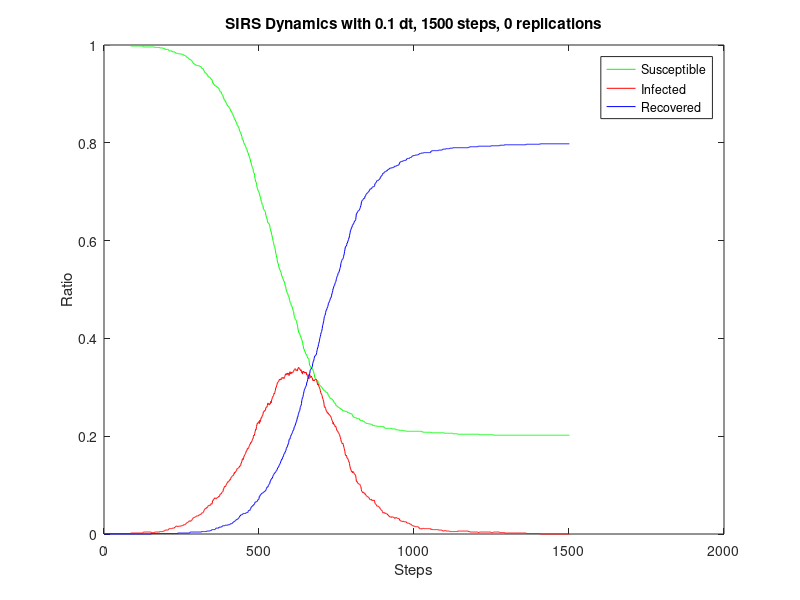

This chart was generated by the following MATLAB code:
steps = 1500;
dt = 0.1;
replications = 0;
dynamics = [
0.999,0.001,0.000;
0.999,0.001,0.000;
0.999,0.001,0.000;
0.999,0.001,0.000;
0.999,0.001,0.000;
0.999,0.001,0.000;
0.999,0.001,0.000;
0.999,0.001,0.000;
0.999,0.001,0.000;
0.999,0.001,0.000;
0.999,0.001,0.000;
0.999,0.001,0.000;
0.999,0.001,0.000;
0.999,0.001,0.000;
0.999,0.001,0.000;
0.999,0.001,0.000;
0.999,0.001,0.000;
0.999,0.001,0.000;
0.999,0.001,0.000;
0.999,0.001,0.000;
0.999,0.001,0.000;
0.999,0.001,0.000;
0.999,0.001,0.000;
0.999,0.001,0.000;
0.999,0.001,0.000;
0.999,0.001,0.000;
0.999,0.001,0.000;
0.999,0.001,0.000;
0.999,0.001,0.000;
0.999,0.001,0.000;
0.999,0.001,0.000;
0.999,0.001,0.000;
0.999,0.001,0.000;
0.999,0.001,0.000;
0.999,0.001,0.000;
0.999,0.001,0.000;
0.999,0.001,0.000;
0.999,0.001,0.000;
0.999,0.001,0.000;
0.999,0.001,0.000;
0.999,0.001,0.000;
0.999,0.001,0.000;
0.999,0.001,0.000;
0.999,0.001,0.000;
0.999,0.001,0.000;
0.999,0.001,0.000;
0.999,0.001,0.000;
0.999,0.001,0.000;
0.999,0.001,0.000;
0.999,0.001,0.000;
0.999,0.001,0.000;
0.999,0.001,0.000;
0.999,0.001,0.000;
0.999,0.001,0.000;
0.999,0.001,0.000;
0.999,0.001,0.000;
0.999,0.001,0.000;
0.999,0.001,0.000;
0.999,0.001,0.000;
0.999,0.001,0.000;
0.999,0.001,0.000;
0.999,0.001,0.000;
0.999,0.001,0.000;
0.999,0.001,0.000;
0.999,0.001,0.000;
0.999,0.001,0.000;
0.999,0.001,0.000;
0.999,0.001,0.000;
0.999,0.001,0.000;
0.999,0.001,0.000;
0.999,0.001,0.000;
0.999,0.001,0.000;
0.999,0.001,0.000;
0.999,0.001,0.000;
0.999,0.001,0.000;
0.999,0.001,0.000;
0.999,0.001,0.000;
0.999,0.001,0.000;
0.999,0.001,0.000;
0.999,0.001,0.000;
0.999,0.001,0.000;
0.999,0.001,0.000;
0.999,0.001,0.000;
0.999,0.001,0.000;
0.999,0.001,0.000;
0.999,0.001,0.000;
0.998,0.002,0.000;
0.998,0.002,0.000;
0.998,0.002,0.000;
0.998,0.002,0.000;
0.998,0.002,0.000;
0.998,0.002,0.000;
0.998,0.002,0.000;
0.998,0.002,0.000;
0.998,0.002,0.000;
0.998,0.002,0.000;
0.998,0.002,0.000;
0.998,0.002,0.000;
0.998,0.002,0.000;
0.998,0.002,0.000;
0.998,0.002,0.000;
0.998,0.002,0.000;
0.998,0.002,0.000;
0.998,0.002,0.000;
0.998,0.002,0.000;
0.998,0.002,0.000;
0.998,0.002,0.000;
0.998,0.002,0.000;
0.998,0.002,0.000;
0.998,0.002,0.000;
0.998,0.002,0.000;
0.998,0.002,0.000;
0.998,0.002,0.000;
0.998,0.002,0.000;
0.998,0.002,0.000;
0.998,0.002,0.000;
0.998,0.002,0.000;
0.998,0.002,0.000;
0.998,0.002,0.000;
0.998,0.002,0.000;
0.998,0.002,0.000;
0.998,0.002,0.000;
0.998,0.002,0.000;
0.998,0.002,0.000;
0.998,0.002,0.000;
0.997,0.003,0.000;
0.996,0.004,0.000;
0.996,0.004,0.000;
0.996,0.004,0.000;
0.996,0.004,0.000;
0.996,0.004,0.000;
0.996,0.004,0.000;
0.996,0.004,0.000;
0.996,0.004,0.000;
0.996,0.004,0.000;
0.996,0.004,0.000;
0.996,0.004,0.000;
0.996,0.004,0.000;
0.996,0.004,0.000;
0.996,0.004,0.000;
0.996,0.004,0.000;
0.996,0.004,0.000;
0.996,0.004,0.000;
0.996,0.004,0.000;
0.996,0.004,0.000;
0.996,0.004,0.000;
0.996,0.004,0.000;
0.996,0.004,0.000;
0.996,0.004,0.000;
0.996,0.004,0.000;
0.996,0.004,0.000;
0.996,0.004,0.000;
0.996,0.003,0.001;
0.996,0.003,0.001;
0.996,0.003,0.001;
0.996,0.003,0.001;
0.996,0.003,0.001;
0.996,0.003,0.001;
0.996,0.003,0.001;
0.996,0.003,0.001;
0.996,0.003,0.001;
0.996,0.003,0.001;
0.996,0.003,0.001;
0.995,0.004,0.001;
0.995,0.004,0.001;
0.995,0.004,0.001;
0.995,0.004,0.001;
0.995,0.004,0.001;
0.995,0.004,0.001;
0.995,0.004,0.001;
0.995,0.004,0.001;
0.995,0.004,0.001;
0.995,0.004,0.001;
0.995,0.004,0.001;
0.995,0.004,0.001;
0.995,0.004,0.001;
0.995,0.004,0.001;
0.995,0.004,0.001;
0.995,0.004,0.001;
0.994,0.005,0.001;
0.994,0.005,0.001;
0.994,0.005,0.001;
0.994,0.005,0.001;
0.994,0.005,0.001;
0.994,0.005,0.001;
0.994,0.005,0.001;
0.994,0.005,0.001;
0.994,0.005,0.001;
0.994,0.005,0.001;
0.994,0.005,0.001;
0.993,0.006,0.001;
0.993,0.006,0.001;
0.993,0.006,0.001;
0.993,0.006,0.001;
0.993,0.006,0.001;
0.992,0.007,0.001;
0.991,0.008,0.001;
0.991,0.008,0.001;
0.991,0.008,0.001;
0.991,0.008,0.001;
0.991,0.008,0.001;
0.991,0.008,0.001;
0.991,0.008,0.001;
0.991,0.008,0.001;
0.991,0.008,0.001;
0.991,0.008,0.001;
0.991,0.008,0.001;
0.990,0.009,0.001;
0.989,0.010,0.001;
0.988,0.011,0.001;
0.988,0.011,0.001;
0.988,0.011,0.001;
0.988,0.011,0.001;
0.988,0.011,0.001;
0.988,0.011,0.001;
0.988,0.011,0.001;
0.988,0.011,0.001;
0.988,0.011,0.001;
0.988,0.011,0.001;
0.986,0.012,0.001;
0.986,0.012,0.001;
0.986,0.012,0.001;
0.986,0.012,0.001;
0.986,0.012,0.001;
0.986,0.012,0.001;
0.986,0.012,0.001;
0.986,0.012,0.001;
0.985,0.014,0.001;
0.985,0.014,0.001;
0.985,0.014,0.001;
0.984,0.015,0.001;
0.983,0.016,0.001;
0.983,0.016,0.001;
0.983,0.016,0.001;
0.983,0.016,0.001;
0.983,0.016,0.001;
0.983,0.016,0.001;
0.983,0.015,0.002;
0.983,0.015,0.002;
0.982,0.016,0.002;
0.982,0.016,0.002;
0.982,0.016,0.002;
0.982,0.016,0.002;
0.982,0.016,0.002;
0.982,0.016,0.002;
0.982,0.016,0.002;
0.982,0.016,0.002;
0.982,0.016,0.002;
0.981,0.017,0.002;
0.981,0.017,0.002;
0.981,0.017,0.002;
0.981,0.017,0.002;
0.981,0.017,0.002;
0.981,0.017,0.002;
0.980,0.018,0.002;
0.980,0.018,0.002;
0.979,0.019,0.002;
0.979,0.019,0.002;
0.979,0.019,0.002;
0.979,0.019,0.002;
0.979,0.019,0.002;
0.978,0.020,0.002;
0.978,0.020,0.002;
0.977,0.021,0.002;
0.977,0.021,0.002;
0.976,0.022,0.002;
0.975,0.023,0.002;
0.975,0.023,0.002;
0.975,0.023,0.002;
0.974,0.024,0.002;
0.974,0.024,0.002;
0.973,0.025,0.002;
0.973,0.025,0.002;
0.972,0.026,0.002;
0.971,0.027,0.002;
0.971,0.027,0.002;
0.970,0.027,0.003;
0.970,0.026,0.004;
0.970,0.026,0.004;
0.970,0.026,0.004;
0.969,0.027,0.004;
0.968,0.028,0.004;
0.968,0.028,0.004;
0.967,0.029,0.004;
0.966,0.030,0.004;
0.965,0.031,0.004;
0.963,0.033,0.004;
0.963,0.033,0.004;
0.963,0.033,0.004;
0.961,0.034,0.004;
0.961,0.034,0.004;
0.961,0.034,0.004;
0.961,0.034,0.004;
0.960,0.035,0.004;
0.960,0.035,0.004;
0.960,0.035,0.004;
0.959,0.036,0.004;
0.958,0.037,0.004;
0.958,0.037,0.004;
0.958,0.037,0.004;
0.958,0.037,0.004;
0.958,0.037,0.004;
0.958,0.037,0.004;
0.958,0.037,0.004;
0.958,0.037,0.004;
0.957,0.039,0.004;
0.957,0.039,0.004;
0.957,0.039,0.004;
0.957,0.039,0.004;
0.956,0.040,0.004;
0.956,0.040,0.004;
0.956,0.040,0.004;
0.956,0.040,0.004;
0.954,0.042,0.004;
0.952,0.043,0.005;
0.952,0.043,0.005;
0.952,0.043,0.005;
0.952,0.043,0.005;
0.952,0.043,0.005;
0.951,0.044,0.005;
0.949,0.046,0.005;
0.948,0.047,0.005;
0.947,0.048,0.005;
0.945,0.050,0.005;
0.944,0.051,0.005;
0.944,0.051,0.005;
0.943,0.052,0.005;
0.943,0.052,0.005;
0.943,0.052,0.005;
0.941,0.054,0.005;
0.941,0.053,0.006;
0.941,0.053,0.006;
0.939,0.055,0.006;
0.939,0.055,0.006;
0.938,0.056,0.006;
0.935,0.058,0.006;
0.935,0.058,0.006;
0.935,0.058,0.006;
0.934,0.059,0.006;
0.934,0.059,0.006;
0.934,0.059,0.006;
0.934,0.058,0.007;
0.933,0.059,0.007;
0.932,0.060,0.007;
0.930,0.062,0.007;
0.930,0.062,0.007;
0.930,0.061,0.008;
0.929,0.061,0.009;
0.928,0.062,0.009;
0.923,0.068,0.009;
0.923,0.068,0.009;
0.923,0.068,0.009;
0.920,0.071,0.009;
0.920,0.071,0.009;
0.919,0.072,0.009;
0.919,0.072,0.009;
0.917,0.074,0.009;
0.917,0.074,0.009;
0.917,0.073,0.010;
0.916,0.073,0.011;
0.916,0.072,0.012;
0.916,0.072,0.012;
0.915,0.073,0.012;
0.914,0.074,0.012;
0.914,0.074,0.012;
0.914,0.074,0.012;
0.913,0.075,0.012;
0.913,0.075,0.012;
0.912,0.076,0.012;
0.911,0.077,0.012;
0.911,0.076,0.014;
0.909,0.077,0.014;
0.907,0.079,0.014;
0.906,0.080,0.014;
0.904,0.082,0.014;
0.904,0.082,0.014;
0.904,0.082,0.014;
0.904,0.082,0.014;
0.901,0.084,0.015;
0.900,0.085,0.015;
0.899,0.086,0.015;
0.898,0.086,0.016;
0.897,0.086,0.017;
0.896,0.087,0.017;
0.892,0.092,0.017;
0.892,0.092,0.017;
0.890,0.094,0.017;
0.888,0.096,0.017;
0.888,0.096,0.017;
0.886,0.098,0.017;
0.886,0.097,0.018;
0.886,0.097,0.018;
0.883,0.099,0.018;
0.882,0.100,0.018;
0.880,0.102,0.018;
0.879,0.103,0.018;
0.878,0.104,0.018;
0.877,0.105,0.018;
0.875,0.107,0.018;
0.875,0.106,0.019;
0.875,0.106,0.019;
0.874,0.107,0.019;
0.873,0.108,0.019;
0.872,0.109,0.019;
0.870,0.111,0.019;
0.870,0.110,0.020;
0.869,0.111,0.020;
0.868,0.111,0.021;
0.865,0.114,0.021;
0.864,0.116,0.021;
0.864,0.116,0.021;
0.863,0.117,0.021;
0.861,0.118,0.022;
0.860,0.119,0.022;
0.858,0.119,0.023;
0.857,0.120,0.023;
0.856,0.120,0.024;
0.855,0.120,0.025;
0.852,0.123,0.025;
0.850,0.125,0.025;
0.850,0.124,0.026;
0.847,0.127,0.026;
0.847,0.126,0.027;
0.847,0.126,0.027;
0.844,0.128,0.028;
0.842,0.129,0.029;
0.842,0.129,0.029;
0.840,0.130,0.030;
0.837,0.133,0.030;
0.836,0.134,0.030;
0.836,0.134,0.030;
0.835,0.134,0.031;
0.832,0.135,0.032;
0.832,0.135,0.032;
0.830,0.136,0.033;
0.829,0.136,0.034;
0.825,0.139,0.035;
0.824,0.138,0.037;
0.822,0.140,0.037;
0.822,0.140,0.037;
0.821,0.140,0.039;
0.817,0.145,0.039;
0.817,0.145,0.039;
0.814,0.148,0.039;
0.813,0.148,0.040;
0.807,0.153,0.040;
0.806,0.154,0.040;
0.806,0.153,0.041;
0.806,0.152,0.042;
0.802,0.156,0.042;
0.801,0.157,0.042;
0.798,0.160,0.042;
0.798,0.160,0.042;
0.796,0.162,0.042;
0.795,0.163,0.042;
0.794,0.164,0.042;
0.792,0.165,0.043;
0.790,0.168,0.043;
0.788,0.170,0.043;
0.788,0.170,0.043;
0.787,0.170,0.044;
0.783,0.174,0.044;
0.781,0.175,0.044;
0.780,0.176,0.044;
0.779,0.175,0.046;
0.777,0.175,0.048;
0.775,0.177,0.048;
0.773,0.179,0.048;
0.771,0.181,0.048;
0.770,0.182,0.048;
0.767,0.184,0.049;
0.765,0.184,0.051;
0.761,0.187,0.052;
0.761,0.186,0.053;
0.758,0.187,0.055;
0.755,0.188,0.056;
0.753,0.190,0.056;
0.751,0.191,0.057;
0.749,0.194,0.057;
0.748,0.195,0.057;
0.746,0.195,0.059;
0.741,0.200,0.059;
0.739,0.202,0.059;
0.738,0.201,0.061;
0.737,0.202,0.061;
0.733,0.205,0.062;
0.727,0.208,0.065;
0.725,0.210,0.065;
0.721,0.214,0.065;
0.721,0.213,0.066;
0.719,0.215,0.066;
0.715,0.220,0.066;
0.712,0.223,0.066;
0.709,0.225,0.067;
0.706,0.227,0.068;
0.704,0.226,0.070;
0.703,0.227,0.070;
0.701,0.229,0.070;
0.700,0.229,0.071;
0.698,0.230,0.072;
0.697,0.226,0.077;
0.696,0.227,0.077;
0.690,0.233,0.077;
0.690,0.230,0.080;
0.688,0.232,0.080;
0.684,0.235,0.081;
0.681,0.238,0.081;
0.680,0.237,0.083;
0.678,0.238,0.083;
0.674,0.242,0.083;
0.673,0.242,0.084;
0.672,0.243,0.084;
0.671,0.245,0.084;
0.665,0.250,0.085;
0.664,0.250,0.086;
0.663,0.251,0.086;
0.662,0.252,0.086;
0.662,0.251,0.087;
0.660,0.253,0.087;
0.659,0.253,0.088;
0.658,0.253,0.089;
0.652,0.258,0.089;
0.650,0.259,0.091;
0.647,0.260,0.093;
0.647,0.259,0.094;
0.644,0.260,0.096;
0.641,0.263,0.096;
0.638,0.266,0.096;
0.636,0.268,0.096;
0.636,0.265,0.099;
0.635,0.265,0.100;
0.634,0.265,0.101;
0.634,0.264,0.102;
0.633,0.264,0.103;
0.629,0.267,0.104;
0.625,0.266,0.108;
0.623,0.268,0.108;
0.619,0.271,0.110;
0.619,0.268,0.112;
0.616,0.272,0.112;
0.612,0.274,0.114;
0.610,0.276,0.114;
0.607,0.279,0.114;
0.605,0.279,0.117;
0.600,0.282,0.118;
0.598,0.282,0.120;
0.596,0.283,0.121;
0.592,0.286,0.122;
0.589,0.288,0.123;
0.588,0.287,0.125;
0.586,0.289,0.125;
0.583,0.292,0.125;
0.580,0.294,0.126;
0.574,0.299,0.127;
0.572,0.300,0.128;
0.570,0.300,0.130;
0.566,0.304,0.130;
0.564,0.305,0.131;
0.559,0.309,0.132;
0.555,0.310,0.135;
0.554,0.310,0.136;
0.553,0.311,0.136;
0.550,0.312,0.137;
0.547,0.313,0.139;
0.544,0.315,0.140;
0.542,0.316,0.142;
0.542,0.315,0.143;
0.539,0.317,0.144;
0.538,0.317,0.145;
0.536,0.316,0.148;
0.535,0.315,0.150;
0.532,0.318,0.150;
0.528,0.319,0.153;
0.527,0.320,0.153;
0.527,0.320,0.153;
0.524,0.319,0.156;
0.523,0.318,0.158;
0.521,0.320,0.158;
0.519,0.320,0.160;
0.517,0.319,0.163;
0.517,0.318,0.164;
0.515,0.320,0.164;
0.513,0.322,0.165;
0.509,0.324,0.168;
0.507,0.326,0.168;
0.506,0.325,0.170;
0.502,0.328,0.171;
0.498,0.327,0.175;
0.498,0.326,0.176;
0.494,0.328,0.178;
0.493,0.329,0.178;
0.492,0.329,0.179;
0.491,0.326,0.183;
0.488,0.329,0.183;
0.486,0.328,0.186;
0.485,0.328,0.187;
0.484,0.324,0.193;
0.480,0.327,0.194;
0.478,0.329,0.194;
0.475,0.332,0.194;
0.473,0.329,0.198;
0.472,0.329,0.199;
0.471,0.327,0.202;
0.467,0.331,0.202;
0.466,0.330,0.204;
0.466,0.329,0.205;
0.464,0.330,0.206;
0.462,0.330,0.208;
0.460,0.330,0.210;
0.457,0.331,0.212;
0.455,0.333,0.212;
0.454,0.333,0.213;
0.447,0.335,0.217;
0.445,0.336,0.219;
0.443,0.337,0.220;
0.441,0.338,0.221;
0.439,0.338,0.223;
0.438,0.337,0.225;
0.438,0.335,0.227;
0.437,0.334,0.229;
0.435,0.335,0.230;
0.432,0.335,0.233;
0.429,0.336,0.235;
0.427,0.334,0.239;
0.422,0.338,0.239;
0.419,0.338,0.242;
0.415,0.340,0.245;
0.412,0.341,0.247;
0.412,0.339,0.249;
0.411,0.338,0.251;
0.411,0.337,0.252;
0.408,0.338,0.254;
0.405,0.336,0.259;
0.405,0.334,0.261;
0.403,0.335,0.262;
0.401,0.336,0.263;
0.399,0.334,0.267;
0.398,0.330,0.273;
0.394,0.331,0.275;
0.394,0.327,0.279;
0.390,0.331,0.279;
0.386,0.333,0.281;
0.384,0.331,0.285;
0.379,0.333,0.288;
0.379,0.330,0.291;
0.377,0.329,0.294;
0.374,0.331,0.296;
0.373,0.331,0.297;
0.373,0.329,0.299;
0.369,0.331,0.300;
0.368,0.330,0.302;
0.368,0.329,0.303;
0.366,0.330,0.304;
0.365,0.325,0.310;
0.364,0.326,0.310;
0.363,0.325,0.312;
0.360,0.324,0.316;
0.360,0.320,0.319;
0.359,0.320,0.320;
0.359,0.319,0.322;
0.357,0.317,0.326;
0.352,0.322,0.327;
0.345,0.327,0.328;
0.345,0.326,0.329;
0.343,0.322,0.335;
0.343,0.320,0.336;
0.341,0.322,0.337;
0.340,0.322,0.338;
0.339,0.323,0.338;
0.339,0.320,0.340;
0.338,0.320,0.341;
0.338,0.319,0.342;
0.337,0.315,0.348;
0.335,0.315,0.350;
0.334,0.313,0.353;
0.332,0.315,0.353;
0.329,0.315,0.356;
0.328,0.313,0.359;
0.323,0.315,0.362;
0.320,0.315,0.364;
0.319,0.316,0.364;
0.318,0.316,0.365;
0.317,0.316,0.366;
0.317,0.316,0.366;
0.316,0.316,0.367;
0.314,0.314,0.371;
0.314,0.311,0.375;
0.314,0.309,0.377;
0.314,0.305,0.381;
0.313,0.306,0.381;
0.309,0.307,0.384;
0.309,0.303,0.388;
0.308,0.302,0.390;
0.306,0.301,0.393;
0.305,0.300,0.395;
0.304,0.297,0.400;
0.303,0.296,0.402;
0.303,0.293,0.404;
0.303,0.289,0.408;
0.302,0.287,0.411;
0.301,0.287,0.412;
0.300,0.286,0.414;
0.300,0.283,0.417;
0.298,0.282,0.420;
0.298,0.277,0.426;
0.296,0.277,0.428;
0.296,0.275,0.430;
0.294,0.272,0.434;
0.294,0.270,0.436;
0.294,0.264,0.441;
0.294,0.260,0.445;
0.294,0.259,0.446;
0.292,0.260,0.447;
0.291,0.259,0.450;
0.290,0.257,0.453;
0.290,0.254,0.456;
0.290,0.252,0.458;
0.290,0.252,0.458;
0.290,0.249,0.461;
0.289,0.249,0.462;
0.289,0.247,0.464;
0.287,0.248,0.465;
0.284,0.248,0.468;
0.283,0.245,0.472;
0.282,0.245,0.473;
0.282,0.245,0.473;
0.281,0.243,0.476;
0.280,0.243,0.477;
0.278,0.243,0.479;
0.277,0.242,0.481;
0.277,0.240,0.483;
0.277,0.240,0.483;
0.277,0.238,0.485;
0.277,0.236,0.487;
0.276,0.233,0.491;
0.275,0.232,0.493;
0.275,0.231,0.494;
0.274,0.228,0.498;
0.274,0.225,0.502;
0.271,0.228,0.502;
0.271,0.224,0.506;
0.270,0.224,0.507;
0.268,0.224,0.508;
0.268,0.223,0.509;
0.267,0.221,0.512;
0.267,0.219,0.514;
0.265,0.220,0.515;
0.264,0.220,0.516;
0.262,0.217,0.520;
0.262,0.215,0.522;
0.262,0.212,0.525;
0.262,0.211,0.527;
0.261,0.211,0.528;
0.260,0.211,0.529;
0.259,0.208,0.533;
0.259,0.207,0.534;
0.259,0.207,0.534;
0.259,0.205,0.536;
0.258,0.204,0.538;
0.257,0.203,0.540;
0.257,0.200,0.543;
0.257,0.198,0.545;
0.257,0.197,0.546;
0.255,0.193,0.553;
0.255,0.190,0.555;
0.255,0.188,0.557;
0.254,0.187,0.559;
0.254,0.185,0.561;
0.254,0.184,0.562;
0.252,0.186,0.562;
0.252,0.185,0.563;
0.252,0.183,0.565;
0.252,0.180,0.568;
0.252,0.177,0.571;
0.252,0.175,0.573;
0.251,0.172,0.578;
0.251,0.169,0.581;
0.251,0.164,0.585;
0.251,0.161,0.588;
0.251,0.161,0.588;
0.251,0.160,0.589;
0.250,0.161,0.589;
0.250,0.158,0.592;
0.250,0.155,0.595;
0.250,0.155,0.595;
0.248,0.155,0.597;
0.248,0.153,0.599;
0.248,0.151,0.601;
0.248,0.150,0.602;
0.248,0.147,0.606;
0.248,0.147,0.606;
0.247,0.144,0.610;
0.247,0.139,0.614;
0.247,0.137,0.616;
0.246,0.133,0.621;
0.246,0.133,0.621;
0.246,0.131,0.623;
0.246,0.128,0.626;
0.246,0.127,0.627;
0.245,0.128,0.627;
0.243,0.126,0.631;
0.243,0.125,0.632;
0.240,0.128,0.632;
0.240,0.126,0.634;
0.239,0.126,0.635;
0.239,0.125,0.636;
0.239,0.124,0.637;
0.238,0.122,0.640;
0.238,0.122,0.640;
0.238,0.121,0.641;
0.238,0.121,0.641;
0.238,0.119,0.643;
0.237,0.114,0.648;
0.237,0.108,0.655;
0.237,0.108,0.655;
0.237,0.106,0.657;
0.236,0.107,0.657;
0.236,0.105,0.659;
0.236,0.104,0.660;
0.236,0.103,0.661;
0.236,0.103,0.661;
0.236,0.102,0.662;
0.236,0.102,0.662;
0.235,0.102,0.663;
0.233,0.102,0.665;
0.233,0.101,0.666;
0.233,0.099,0.668;
0.232,0.097,0.671;
0.232,0.096,0.672;
0.232,0.091,0.677;
0.232,0.088,0.680;
0.232,0.087,0.681;
0.232,0.086,0.682;
0.232,0.085,0.683;
0.231,0.086,0.683;
0.230,0.086,0.684;
0.230,0.084,0.686;
0.230,0.084,0.686;
0.230,0.084,0.686;
0.230,0.084,0.686;
0.229,0.084,0.687;
0.228,0.081,0.691;
0.227,0.082,0.691;
0.227,0.081,0.692;
0.227,0.079,0.694;
0.227,0.078,0.695;
0.226,0.078,0.696;
0.226,0.077,0.697;
0.226,0.077,0.697;
0.226,0.077,0.697;
0.226,0.076,0.698;
0.226,0.075,0.699;
0.225,0.075,0.700;
0.225,0.075,0.700;
0.225,0.073,0.702;
0.225,0.073,0.702;
0.225,0.071,0.704;
0.225,0.071,0.704;
0.225,0.070,0.706;
0.225,0.070,0.706;
0.225,0.070,0.706;
0.224,0.071,0.706;
0.224,0.071,0.706;
0.224,0.069,0.708;
0.224,0.068,0.709;
0.222,0.069,0.710;
0.222,0.069,0.710;
0.222,0.069,0.710;
0.222,0.069,0.710;
0.222,0.069,0.710;
0.222,0.068,0.711;
0.221,0.069,0.711;
0.221,0.067,0.713;
0.221,0.063,0.716;
0.221,0.062,0.717;
0.221,0.061,0.718;
0.221,0.061,0.718;
0.221,0.060,0.719;
0.221,0.059,0.720;
0.221,0.057,0.722;
0.220,0.057,0.723;
0.220,0.057,0.723;
0.220,0.057,0.723;
0.220,0.057,0.723;
0.220,0.057,0.723;
0.220,0.056,0.724;
0.220,0.055,0.725;
0.220,0.055,0.725;
0.220,0.054,0.726;
0.220,0.054,0.726;
0.220,0.051,0.729;
0.220,0.051,0.729;
0.220,0.050,0.730;
0.220,0.049,0.732;
0.220,0.049,0.732;
0.220,0.048,0.733;
0.220,0.048,0.733;
0.220,0.046,0.735;
0.220,0.045,0.736;
0.220,0.043,0.738;
0.220,0.043,0.738;
0.220,0.043,0.738;
0.219,0.044,0.738;
0.217,0.044,0.739;
0.217,0.043,0.740;
0.217,0.042,0.741;
0.217,0.042,0.741;
0.216,0.043,0.741;
0.216,0.043,0.741;
0.216,0.042,0.742;
0.216,0.041,0.743;
0.216,0.041,0.743;
0.216,0.041,0.743;
0.216,0.041,0.743;
0.216,0.039,0.745;
0.216,0.039,0.745;
0.216,0.039,0.745;
0.216,0.037,0.746;
0.216,0.037,0.746;
0.216,0.037,0.746;
0.216,0.035,0.748;
0.216,0.035,0.748;
0.216,0.035,0.748;
0.216,0.035,0.748;
0.216,0.035,0.748;
0.216,0.035,0.748;
0.216,0.034,0.749;
0.215,0.035,0.749;
0.215,0.035,0.749;
0.215,0.035,0.749;
0.215,0.035,0.749;
0.215,0.035,0.749;
0.215,0.034,0.750;
0.215,0.034,0.750;
0.215,0.034,0.750;
0.215,0.034,0.750;
0.215,0.032,0.752;
0.215,0.032,0.752;
0.215,0.032,0.752;
0.214,0.033,0.752;
0.214,0.033,0.752;
0.213,0.034,0.752;
0.213,0.033,0.753;
0.213,0.033,0.753;
0.213,0.033,0.753;
0.213,0.032,0.754;
0.213,0.032,0.754;
0.213,0.032,0.754;
0.213,0.032,0.754;
0.213,0.032,0.754;
0.213,0.031,0.755;
0.212,0.031,0.757;
0.212,0.031,0.757;
0.212,0.028,0.760;
0.212,0.028,0.760;
0.212,0.027,0.761;
0.212,0.027,0.761;
0.212,0.027,0.761;
0.212,0.026,0.762;
0.212,0.026,0.762;
0.212,0.026,0.762;
0.212,0.026,0.762;
0.212,0.026,0.762;
0.212,0.025,0.763;
0.211,0.026,0.763;
0.211,0.026,0.763;
0.211,0.026,0.763;
0.211,0.025,0.764;
0.211,0.025,0.764;
0.211,0.025,0.764;
0.211,0.025,0.764;
0.211,0.025,0.764;
0.211,0.025,0.764;
0.211,0.025,0.764;
0.210,0.025,0.765;
0.210,0.023,0.767;
0.210,0.023,0.767;
0.210,0.023,0.767;
0.210,0.022,0.768;
0.210,0.022,0.768;
0.210,0.022,0.768;
0.210,0.022,0.768;
0.210,0.022,0.768;
0.210,0.022,0.768;
0.210,0.022,0.768;
0.210,0.021,0.769;
0.210,0.020,0.770;
0.210,0.020,0.770;
0.210,0.020,0.770;
0.210,0.020,0.770;
0.210,0.020,0.770;
0.210,0.019,0.771;
0.210,0.018,0.772;
0.210,0.017,0.773;
0.210,0.017,0.773;
0.210,0.017,0.773;
0.210,0.017,0.773;
0.210,0.016,0.774;
0.210,0.016,0.774;
0.210,0.016,0.774;
0.210,0.016,0.774;
0.210,0.016,0.774;
0.210,0.016,0.774;
0.210,0.015,0.775;
0.210,0.015,0.775;
0.210,0.015,0.775;
0.210,0.015,0.775;
0.210,0.015,0.775;
0.210,0.015,0.775;
0.210,0.015,0.775;
0.210,0.015,0.775;
0.210,0.015,0.775;
0.210,0.014,0.776;
0.210,0.014,0.776;
0.210,0.014,0.776;
0.210,0.014,0.776;
0.210,0.011,0.778;
0.210,0.011,0.778;
0.210,0.011,0.778;
0.210,0.011,0.778;
0.210,0.011,0.778;
0.210,0.011,0.778;
0.210,0.010,0.779;
0.210,0.010,0.779;
0.209,0.011,0.779;
0.209,0.011,0.779;
0.209,0.011,0.779;
0.209,0.011,0.779;
0.209,0.011,0.779;
0.208,0.012,0.779;
0.208,0.012,0.779;
0.208,0.011,0.780;
0.208,0.011,0.780;
0.208,0.011,0.780;
0.208,0.011,0.780;
0.208,0.011,0.780;
0.208,0.011,0.780;
0.208,0.011,0.780;
0.208,0.011,0.780;
0.208,0.011,0.780;
0.208,0.011,0.780;
0.208,0.011,0.780;
0.208,0.011,0.780;
0.208,0.011,0.780;
0.208,0.011,0.780;
0.208,0.011,0.780;
0.208,0.011,0.780;
0.208,0.011,0.780;
0.208,0.011,0.780;
0.208,0.011,0.780;
0.208,0.011,0.780;
0.208,0.011,0.780;
0.208,0.011,0.780;
0.208,0.010,0.781;
0.208,0.009,0.783;
0.207,0.010,0.783;
0.207,0.010,0.783;
0.207,0.010,0.783;
0.207,0.009,0.784;
0.207,0.009,0.784;
0.207,0.009,0.784;
0.207,0.009,0.784;
0.207,0.009,0.784;
0.207,0.009,0.784;
0.207,0.009,0.784;
0.207,0.009,0.784;
0.207,0.009,0.784;
0.207,0.009,0.784;
0.207,0.009,0.784;
0.207,0.009,0.784;
0.207,0.009,0.784;
0.207,0.009,0.784;
0.207,0.009,0.784;
0.207,0.009,0.784;
0.207,0.009,0.784;
0.207,0.009,0.784;
0.207,0.009,0.784;
0.207,0.009,0.784;
0.207,0.008,0.785;
0.207,0.008,0.785;
0.207,0.008,0.785;
0.207,0.008,0.785;
0.207,0.008,0.785;
0.207,0.008,0.785;
0.207,0.008,0.785;
0.207,0.008,0.785;
0.207,0.008,0.785;
0.207,0.008,0.785;
0.207,0.008,0.785;
0.207,0.008,0.785;
0.207,0.007,0.786;
0.207,0.007,0.786;
0.207,0.006,0.787;
0.207,0.006,0.787;
0.207,0.006,0.787;
0.207,0.006,0.787;
0.207,0.006,0.787;
0.206,0.007,0.787;
0.206,0.007,0.787;
0.206,0.007,0.787;
0.206,0.007,0.787;
0.206,0.007,0.787;
0.206,0.006,0.788;
0.206,0.006,0.788;
0.206,0.006,0.788;
0.206,0.006,0.788;
0.206,0.006,0.788;
0.206,0.006,0.788;
0.206,0.006,0.788;
0.206,0.006,0.788;
0.206,0.006,0.788;
0.206,0.006,0.788;
0.206,0.006,0.788;
0.206,0.006,0.788;
0.206,0.006,0.788;
0.206,0.005,0.789;
0.206,0.005,0.789;
0.206,0.005,0.789;
0.206,0.005,0.789;
0.206,0.005,0.789;
0.206,0.005,0.789;
0.206,0.005,0.789;
0.206,0.005,0.789;
0.206,0.005,0.789;
0.206,0.005,0.789;
0.205,0.005,0.790;
0.205,0.005,0.790;
0.205,0.005,0.790;
0.205,0.005,0.790;
0.205,0.005,0.790;
0.205,0.005,0.790;
0.205,0.005,0.790;
0.205,0.005,0.790;
0.205,0.005,0.790;
0.205,0.005,0.790;
0.205,0.005,0.790;
0.205,0.005,0.790;
0.205,0.005,0.790;
0.205,0.005,0.790;
0.205,0.005,0.790;
0.204,0.006,0.790;
0.204,0.006,0.790;
0.204,0.006,0.790;
0.204,0.006,0.790;
0.204,0.006,0.790;
0.204,0.006,0.790;
0.204,0.006,0.790;
0.204,0.006,0.790;
0.204,0.006,0.790;
0.204,0.006,0.790;
0.204,0.006,0.790;
0.204,0.006,0.790;
0.204,0.006,0.790;
0.204,0.006,0.790;
0.204,0.006,0.790;
0.204,0.006,0.790;
0.204,0.006,0.790;
0.204,0.006,0.790;
0.204,0.006,0.790;
0.204,0.006,0.790;
0.204,0.006,0.790;
0.204,0.006,0.790;
0.204,0.006,0.790;
0.204,0.006,0.790;
0.204,0.006,0.790;
0.204,0.006,0.790;
0.204,0.006,0.790;
0.204,0.006,0.790;
0.204,0.006,0.790;
0.204,0.006,0.790;
0.204,0.006,0.790;
0.204,0.006,0.790;
0.204,0.006,0.790;
0.204,0.006,0.790;
0.204,0.006,0.790;
0.204,0.005,0.791;
0.204,0.005,0.791;
0.204,0.005,0.791;
0.204,0.005,0.791;
0.204,0.005,0.791;
0.204,0.004,0.792;
0.204,0.004,0.792;
0.204,0.004,0.792;
0.204,0.004,0.792;
0.204,0.004,0.792;
0.204,0.004,0.792;
0.204,0.004,0.792;
0.204,0.004,0.792;
0.204,0.004,0.792;
0.204,0.004,0.792;
0.204,0.004,0.792;
0.204,0.004,0.792;
0.204,0.004,0.792;
0.204,0.004,0.792;
0.204,0.004,0.792;
0.204,0.004,0.792;
0.204,0.004,0.792;
0.204,0.004,0.792;
0.204,0.004,0.792;
0.204,0.004,0.792;
0.204,0.004,0.792;
0.204,0.004,0.792;
0.204,0.004,0.792;
0.204,0.004,0.792;
0.204,0.004,0.792;
0.204,0.004,0.792;
0.204,0.003,0.793;
0.204,0.003,0.793;
0.204,0.003,0.793;
0.204,0.003,0.793;
0.203,0.004,0.793;
0.203,0.004,0.793;
0.203,0.004,0.793;
0.203,0.004,0.793;
0.203,0.004,0.793;
0.203,0.004,0.793;
0.203,0.004,0.793;
0.203,0.004,0.793;
0.203,0.004,0.793;
0.203,0.004,0.793;
0.203,0.004,0.793;
0.203,0.004,0.793;
0.203,0.004,0.793;
0.203,0.004,0.793;
0.203,0.004,0.793;
0.203,0.004,0.793;
0.203,0.004,0.793;
0.203,0.004,0.793;
0.203,0.004,0.793;
0.203,0.004,0.793;
0.203,0.004,0.793;
0.203,0.004,0.793;
0.203,0.004,0.793;
0.203,0.004,0.793;
0.203,0.004,0.793;
0.203,0.004,0.793;
0.203,0.004,0.793;
0.203,0.004,0.793;
0.203,0.004,0.793;
0.203,0.004,0.793;
0.203,0.004,0.793;
0.203,0.004,0.793;
0.203,0.004,0.793;
0.203,0.004,0.793;
0.203,0.004,0.793;
0.203,0.004,0.793;
0.203,0.004,0.793;
0.203,0.004,0.793;
0.203,0.003,0.794;
0.203,0.003,0.794;
0.203,0.003,0.794;
0.203,0.003,0.794;
0.203,0.003,0.794;
0.203,0.003,0.794;
0.203,0.003,0.794;
0.202,0.004,0.794;
0.202,0.004,0.794;
0.202,0.004,0.794;
0.202,0.004,0.794;
0.202,0.004,0.794;
0.202,0.004,0.794;
0.202,0.004,0.794;
0.202,0.004,0.794;
0.202,0.004,0.794;
0.202,0.004,0.794;
0.202,0.004,0.794;
0.202,0.004,0.794;
0.202,0.004,0.794;
0.202,0.004,0.794;
0.202,0.004,0.794;
0.202,0.004,0.794;
0.202,0.004,0.794;
0.202,0.004,0.794;
0.202,0.004,0.794;
0.202,0.004,0.794;
0.202,0.004,0.794;
0.202,0.003,0.795;
0.202,0.003,0.795;
0.202,0.003,0.795;
0.202,0.003,0.795;
0.202,0.003,0.795;
0.202,0.003,0.795;
0.202,0.003,0.795;
0.202,0.003,0.795;
0.202,0.003,0.795;
0.202,0.003,0.795;
0.202,0.003,0.795;
0.202,0.003,0.795;
0.202,0.003,0.795;
0.202,0.003,0.795;
0.202,0.003,0.795;
0.202,0.002,0.796;
0.202,0.002,0.796;
0.202,0.002,0.796;
0.202,0.002,0.796;
0.202,0.002,0.796;
0.202,0.002,0.796;
0.202,0.002,0.796;
0.202,0.002,0.796;
0.202,0.002,0.796;
0.202,0.002,0.796;
0.202,0.002,0.796;
0.202,0.002,0.796;
0.202,0.002,0.796;
0.202,0.002,0.796;
0.202,0.002,0.796;
0.202,0.002,0.796;
0.202,0.002,0.796;
0.202,0.002,0.796;
0.202,0.002,0.796;
0.202,0.002,0.796;
0.202,0.002,0.796;
0.202,0.002,0.796;
0.202,0.002,0.796;
0.202,0.002,0.796;
0.202,0.002,0.796;
0.202,0.002,0.796;
0.202,0.002,0.796;
0.202,0.002,0.796;
0.202,0.002,0.796;
0.202,0.002,0.796;
0.202,0.002,0.796;
0.202,0.002,0.796;
0.202,0.002,0.796;
0.202,0.002,0.796;
0.202,0.002,0.796;
0.202,0.002,0.796;
0.202,0.002,0.796;
0.202,0.002,0.796;
0.202,0.002,0.796;
0.202,0.002,0.796;
0.202,0.002,0.796;
0.202,0.002,0.796;
0.202,0.002,0.796;
0.202,0.002,0.796;
0.202,0.002,0.796;
0.202,0.002,0.796;
0.202,0.002,0.796;
0.202,0.002,0.796;
0.202,0.002,0.796;
0.202,0.002,0.796;
0.202,0.002,0.796;
0.202,0.002,0.796;
0.202,0.002,0.796;
0.202,0.002,0.796;
0.202,0.002,0.796;
0.202,0.002,0.796;
0.202,0.002,0.796;
0.202,0.002,0.796;
0.202,0.002,0.796;
0.202,0.002,0.796;
0.202,0.002,0.796;
0.202,0.002,0.796;
0.202,0.002,0.796;
0.202,0.002,0.796;
0.202,0.002,0.796;
0.202,0.002,0.796;
0.202,0.002,0.796;
0.202,0.002,0.796;
0.202,0.002,0.796;
0.202,0.002,0.796;
0.202,0.001,0.797;
0.202,0.001,0.797;
0.202,0.001,0.797;
0.202,0.001,0.797;
0.202,0.001,0.797;
0.202,0.001,0.797;
0.202,0.001,0.797;
0.202,0.001,0.797;
0.202,0.001,0.797;
0.202,0.001,0.797;
0.202,0.001,0.797;
0.202,0.001,0.797;
0.202,0.001,0.797;
0.202,0.001,0.797;
0.202,0.001,0.797;
0.202,0.001,0.797;
0.202,0.001,0.797;
0.202,0.001,0.797;
0.202,0.001,0.797;
0.202,0.001,0.797;
0.202,0.001,0.797;
0.202,0.001,0.797;
0.202,0.001,0.797;
0.202,0.001,0.797;
0.202,0.001,0.797;
0.202,0.001,0.797;
0.202,0.001,0.797;
0.202,0.001,0.797;
0.202,0.001,0.797;
0.202,0.001,0.797;
0.202,0.001,0.797;
0.202,0.001,0.797;
0.202,0.001,0.797;
0.202,0.001,0.797;
0.202,0.001,0.797;
0.202,0.001,0.797;
0.202,0.001,0.797;
0.202,0.001,0.797;
0.202,0.001,0.797;
0.202,0.001,0.797;
0.202,0.001,0.797;
0.202,0.001,0.797;
0.202,0.001,0.797;
0.202,0.001,0.797;
0.202,0.001,0.797;
0.202,0.000,0.798;
0.202,0.000,0.798;
0.202,0.000,0.798;
0.202,0.000,0.798;
0.202,0.000,0.798;
0.202,0.000,0.798;
0.202,0.000,0.798;
0.202,0.000,0.798;
0.202,0.000,0.798;
0.202,0.000,0.798;
0.202,0.000,0.798;
0.202,0.000,0.798;
0.202,0.000,0.798;
0.202,0.000,0.798;
0.202,0.000,0.798;
0.202,0.000,0.798;
0.202,0.000,0.798;
0.202,0.000,0.798;
0.202,0.000,0.798;
0.202,0.000,0.798;
0.202,0.000,0.798;
0.202,0.000,0.798;
0.202,0.000,0.798;
0.202,0.000,0.798;
0.202,0.000,0.798;
0.202,0.000,0.798;
0.202,0.000,0.798;
0.202,0.000,0.798;
0.202,0.000,0.798;
0.202,0.000,0.798;
0.202,0.000,0.798;
0.202,0.000,0.798;
0.202,0.000,0.798;
0.202,0.000,0.798;
0.202,0.000,0.798;
0.202,0.000,0.798;
0.202,0.000,0.798;
0.202,0.000,0.798;
0.202,0.000,0.798;
0.202,0.000,0.798;
0.202,0.000,0.798;
0.202,0.000,0.798;
0.202,0.000,0.798;
0.202,0.000,0.798;
0.202,0.000,0.798;
0.202,0.000,0.798;
0.202,0.000,0.798;
0.202,0.000,0.798;
0.202,0.000,0.798;
0.202,0.000,0.798;
0.202,0.000,0.798;
0.202,0.000,0.798;
0.202,0.000,0.798;
0.202,0.000,0.798;
0.202,0.000,0.798;
0.202,0.000,0.798;
0.202,0.000,0.798;
0.202,0.000,0.798;
0.202,0.000,0.798;
0.202,0.000,0.798;
0.202,0.000,0.798;
0.202,0.000,0.798;
0.202,0.000,0.798;
0.202,0.000,0.798;
0.202,0.000,0.798;
0.202,0.000,0.798;
0.202,0.000,0.798;
0.202,0.000,0.798;
0.202,0.000,0.798;
0.202,0.000,0.798;
0.202,0.000,0.798;
0.202,0.000,0.798;
0.202,0.000,0.798;
0.202,0.000,0.798;
0.202,0.000,0.798;
0.202,0.000,0.798;
0.202,0.000,0.798;
0.202,0.000,0.798;
0.202,0.000,0.798;
0.202,0.000,0.798;
0.202,0.000,0.798;
0.202,0.000,0.798;
0.202,0.000,0.798;
0.202,0.000,0.798;
0.202,0.000,0.798;
0.202,0.000,0.798;
0.202,0.000,0.798;
0.202,0.000,0.798;
0.202,0.000,0.798;
0.202,0.000,0.798;
0.202,0.000,0.798;
0.202,0.000,0.798;
0.202,0.000,0.798;
0.202,0.000,0.798;
0.202,0.000,0.798;
];
susceptibleRatio = dynamics (:, 1);
infectedRatio = dynamics (:, 2);
recoveredRatio = dynamics (:, 3);
figure
plot (susceptibleRatio.', 'color', 'green');
hold on
plot (infectedRatio.', 'color', 'red');
hold on
plot (recoveredRatio.', 'color', 'blue');
xlabel ('Steps');
ylabel ('Ratio');
legend('Susceptible','Infected', 'Recovered');
title ('SIRS Dynamics with 0.1 dt, 1500 steps, 0 replications');
